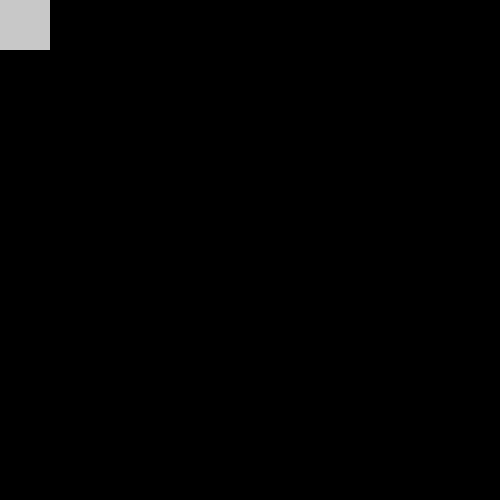
Frame 1 (no input)
Frame 60 (the mouse pressed at the canvas centre just before this capture): identical to frame 1, image omitted
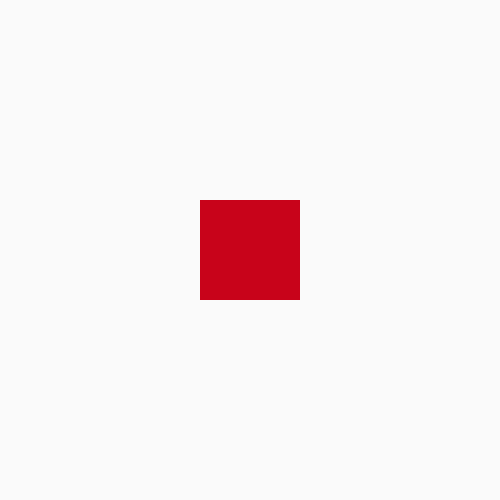
Frame 120 (the mouse held since frame 60 and released just before this capture)

The Processing sketch that drew these frames (run headless with seeded random() and noise(); from frame 60 on, the mouse is pressed at the canvas centre):

// Processing sketch: processing_73373
// ── processing_73373.pde

int x=0;
int y=0;
int y2=500;
int y3=0;
int change=1;
int move=1;



void setup () 
{
  size(500, 500);
  colorMode(HSB);
}
 
void draw ()
{

   whitesun();

  if (mouseY>height/2) {
    fill(mouseX,mouseY,100);
    ellipse(mouseX, mouseY, 100, 100);
    
  }
  else{
    background(mouseY);
    rectMode(CENTER);
    fill(mouseX,mouseY,200);
    noStroke();
    rect(mouseX,mouseY,100,100);
  }
}
  void whitesun()
{
     
  stroke(0);
   ellipse(250,y2,y3,y3);
   y2=y2-change;
   y3=y3+change;
   if(y3>400)
   {
     change=-1;
   }
   if(y3<0)
   {
     change=1;
   }
}
